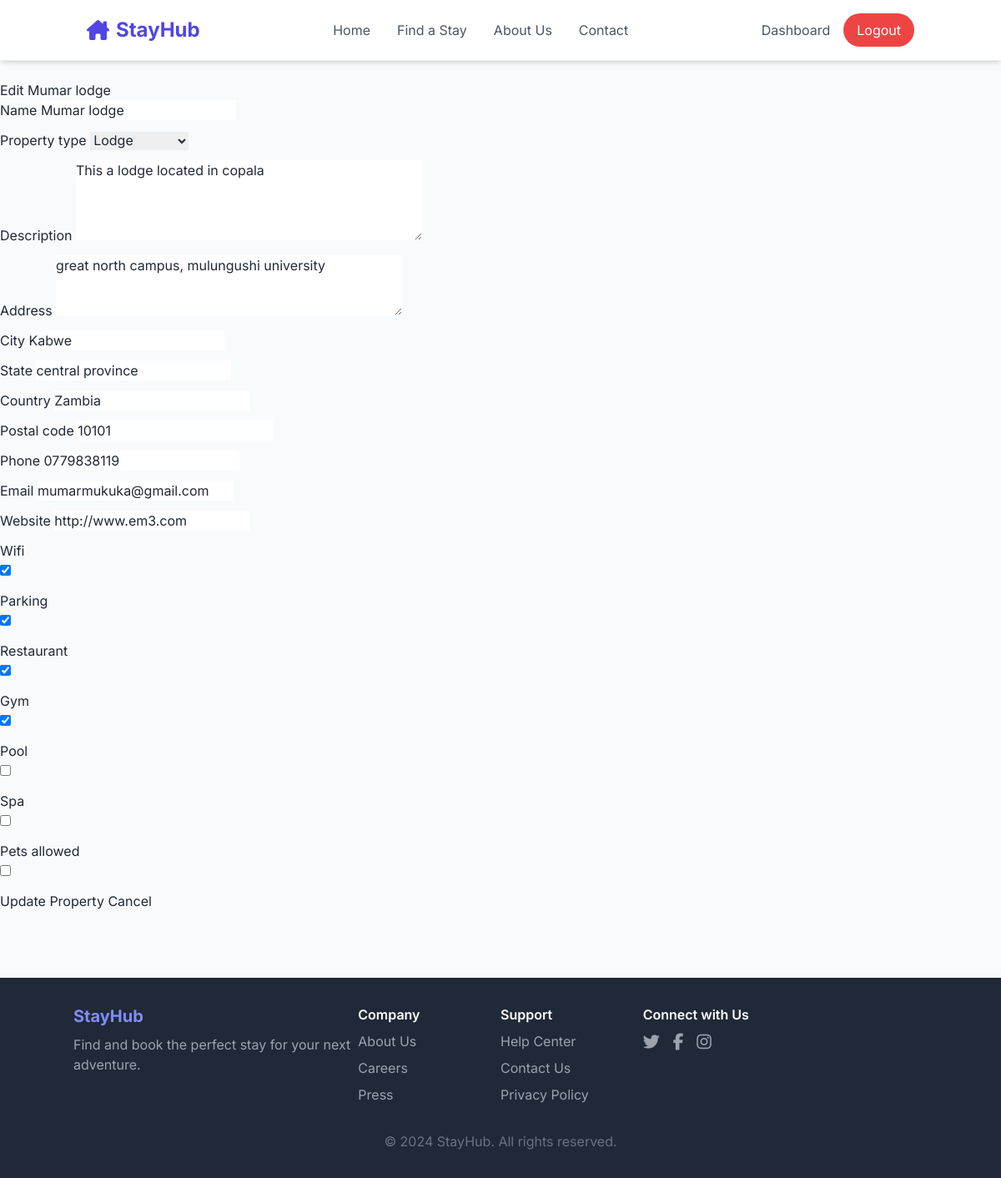
/1/edit/ (signed in), run on the app's committed database.
### properties/models.py (models this page shows, shortened)
class Property(models.Model):
    PROPERTY_TYPES = (
        ('hotel', 'Hotel'),
        ('lodge', 'Lodge'),
        ('motel', 'Motel'),
        ('guesthouse', 'Guest House'),
    )
    owner = models.ForeignKey(User, on_delete=models.CASCADE)
    name = models.CharField(max_length=200)
    property_type = models.CharField(max_length=20, choices=PROPERTY_TYPES)
    description = models.TextField()
    address = models.TextField()
    city = models.CharField(max_length=100)
    state = models.CharField(max_length=100)
    country = models.CharField(max_length=100)
    postal_code = models.CharField(max_length=20)
    latitude = models.DecimalField(max_digits=9, decimal_places=6, null=True, blank=True)
    longitude = models.DecimalField(max_digits=9, decimal_places=6, null=True, blank=True)
    wifi = models.BooleanField(default=False)
    parking = models.BooleanField(default=False)
    restaurant = models.BooleanField(default=False)
    gym = models.BooleanField(default=False)
    pool = models.BooleanField(default=False)
    spa = models.BooleanField(default=False)
    pets_allowed = models.BooleanField(default=False)
    phone = models.CharField(max_length=15)
    email = models.EmailField()
    website = models.URLField(blank=True)
    is_active = models.BooleanField(default=True)
    is_featured = models.BooleanField(default=False)
    created_at = models.DateTimeField(auto_now_add=True)
    updated_at = models.DateTimeField(auto_now=True)
    """@property
    def min_price(self):
        rooms = self.room_set.all()
        if rooms:
            return min(room.price_per_night for room in rooms)
        return 0"""

### properties/views.py (the view, shortened to what this page needs)
# urls.py: path('<int:pk>/edit/', views.PropertyUpdateView.as_view(), name='property_update'),
class PropertyUpdateView(UpdateView):
    model = Property
    form_class = PropertyForm
    template_name = 'properties/property_form.html'
    def get_queryset(self):
        return Property.objects.filter(owner=self.request.user)

### properties/forms.py
class PropertyForm(forms.ModelForm):
    class Meta:
        model = Property
        fields = [
            'name', 'property_type', 'description', 'address', 'city',
            'state', 'country', 'postal_code', 'phone', 'email', 'website',
            'wifi', 'parking', 'restaurant', 'gym', 'pool', 'spa', 'pets_allowed'
        ]
        widgets = {
            'description': forms.Textarea(attrs={'rows': 4}),
            'address': forms.Textarea(attrs={'rows': 3}),
        }

### templates/properties/property_form.html (shortened to what this page needs)
{% extends 'base.html' %}
{% block content %}
<div class="container py-4">
    <div class="row justify-content-center">
        <div class="col-md-8">
            <div class="card">
                <div class="card-header">
                    <h2 class="card-title mb-0">
                        {% if form.instance.pk %}
                            Edit {{ form.instance.name }}
                        {% else %}
                            Add New Property
                        {% endif %}
                    </h2>
                </div>
                <div class="card-body">
                    <form method="post" enctype="multipart/form-data">
                        {% for field in form %}
                        <div class="mb-3">
                            <label for="{{ field.id_for_label }}" class="form-label">
                                {{ field.label }}
                            </label>
                            {% if field.field.widget.input_type == 'checkbox' %}
                                <div class="form-check">
                                    {{ field }}
                                </div>
                            {% else %}
                                {{ field }}
                            {% endif %}
                        </div>
                        {% endfor %}
                        <div class="d-grid gap-2">
                            <button type="submit" class="btn btn-primary">
                                {% if form.instance.pk %}Update{% else %}Create{% endif %} Property
                            </button>
                            <a href="{% url 'properties:vendor_properties' %}" class="btn btn-secondary">Cancel</a>
                        </div>
                    </form>
                </div>
            </div>
        </div>
    </div>
</div>
{% endblock %}

### templates/base.html (style rules this page uses)
body { font-family: 'Inter', sans-serif; background-color: #f8fafc; color: #1f2937; }
body { font-family: 'Inter', sans-serif; background-color: #f8fafc; }

### data on the page
Property: instance.name "Mumar lodge", form "Mumar lodge" "Lodge" "This a lodge located in copala" "great north campus, mulungushi university" "Kabwe" "central province" "Zambia" "10101" "0779838119" "mumarmukuka@gmail.com" "http://www.em3.com", form "☑" "☑" "☑" "☑"

### other printed values
{{ field.label }} "Name" "Property type" "Description" "Address" "City" "State" "Country" "Postal code" "Phone" "Email" "Website" "Wifi" "Parking" "Restaurant" "Gym" "Pool" "Spa" "Pets allowed"
